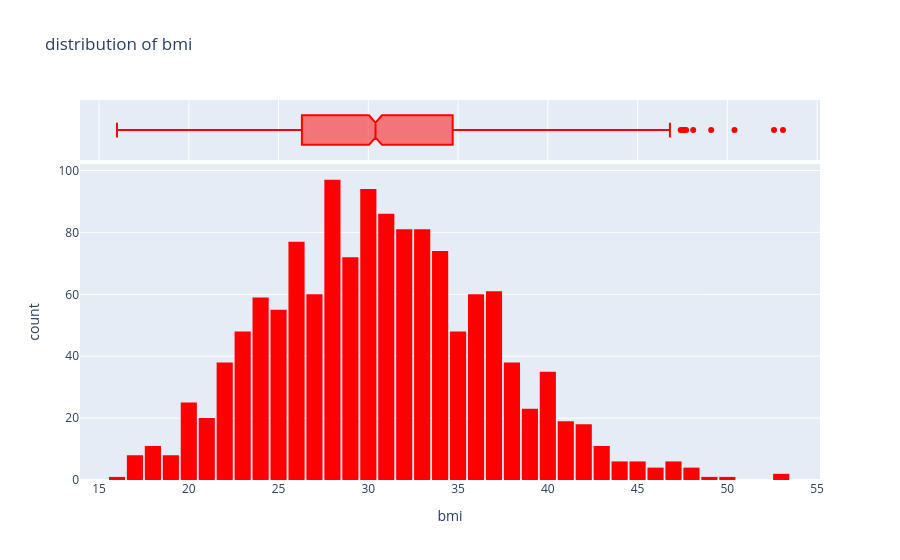

Notebook code cell kept with this figure:
### Code cell
fig2 = px.histogram(df, x = 'bmi', marginal= 'box', color_discrete_sequence = ['red'], title= "distribution of bmi")
fig2.update_layout(bargap = 0.1)
fig2.show()

### Figure 1 — Plotly figure (JSON) as saved in the notebook; plotly's stock layout.template omitted (floating-point values rounded to 4 significant figures; data arrays with more than 128 entries replaced by an {"elided": "..."} marker saying what was removed)
{"data": [{"bingroup": "x", "hovertemplate": "bmi=%{x}<br>count=%{y}<extra></extra>", "legendgroup": "", "marker": {"color": "red", "pattern": {"shape": ""}}, "name": "", "orientation": "v", "showlegend": false, "type": "histogram", "x": {"elided": "1338 float values"}, "xaxis": "x", "yaxis": "y"}, {"hovertemplate": "bmi=%{x}<extra></extra>", "legendgroup": "", "marker": {"color": "red"}, "name": "", "notched": true, "showlegend": false, "type": "box", "x": {"elided": "1338 float values"}, "xaxis": "x2", "yaxis": "y2"}], "layout": {"bargap": 0.1, "barmode": "relative", "legend": {"tracegroupgap": 0}, "title": {"text": "distribution of bmi"}, "xaxis": {"anchor": "y", "domain": [0, 1], "title": {"text": "bmi"}}, "xaxis2": {"anchor": "y2", "domain": [0, 1], "matches": "x", "showgrid": true, "showticklabels": false}, "yaxis": {"anchor": "x", "domain": [0, 0.8316], "title": {"text": "count"}}, "yaxis2": {"anchor": "x2", "domain": [0.8416, 1], "matches": "y2", "showgrid": false, "showline": false, "showticklabels": false, "ticks": ""}}}
